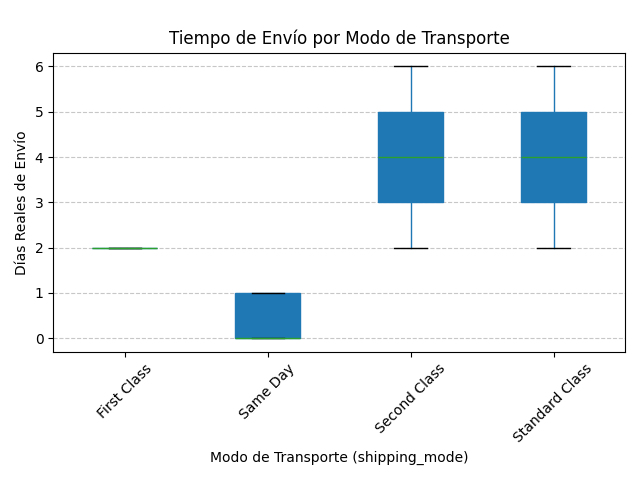

This figure's Python source:
import pandas as pd
import matplotlib.pyplot as plt
import os
from scipy import stats
import itertools


script_dir = os.path.dirname(os.path.abspath(__file__))
os.chdir(script_dir)


data = pd.read_csv(script_dir + "/../../DATA/cadena_subministrament_2015_2018.csv", sep=",")
data = data.dropna(subset=["days_for_shipping_real", "shipping_mode"])


#boxplot
plt.figure(figsize=(12, 6))
data.boxplot(column="days_for_shipping_real", by="shipping_mode", grid=False, patch_artist=True)
plt.title("Tiempo de Envío por Modo de Transporte")
plt.suptitle("")
plt.xlabel("Modo de Transporte (shipping_mode)")
plt.ylabel("Días Reales de Envío")
plt.xticks(rotation=45)
plt.grid(axis="y", linestyle="--", alpha=0.7)
plt.tight_layout()
plt.savefig("boxplot_envio_vs_transporte.png")
plt.show()



# T-TEST 
print("\n Comparaciones t-Student  por múltiples comparaciones")
modos = data["shipping_mode"].unique()
print("Modos detectados:", list(modos))

resultados = []
for a, b in itertools.combinations(modos, 2):
    ga = data.loc[data["shipping_mode"] == a, "days_for_shipping_real"]
    gb = data.loc[data["shipping_mode"] == b, "days_for_shipping_real"]
    t_stat, p_val = stats.ttest_ind(ga, gb, equal_var=False)  # Welch
    resultados.append((a, b, len(ga), len(gb), t_stat, p_val))

res_df = pd.DataFrame(resultados, columns=["Grupo A","Grupo B","n_A","n_B","t","p_valor"])
res_df = res_df.sort_values("p_valor").reset_index(drop=True)
res_df["significativo_0.05"] = res_df["p_valor"] < 0.05

print("\nResultados:")
print(res_df)
res_df.to_csv("t_test_shipping_mode.csv", index=False)


#interpretación rápida
sig = res_df[res_df["significativo_0.05"]]
print("\nInterpretación rápida")
if len(sig) > 0:
    print(f"Hay {len(sig)} pares con p < 0.05. Ejemplos:")
    print(sig[["Grupo A","Grupo B"]].head())
else:
    print("No hay pares con p < 0.05.")

